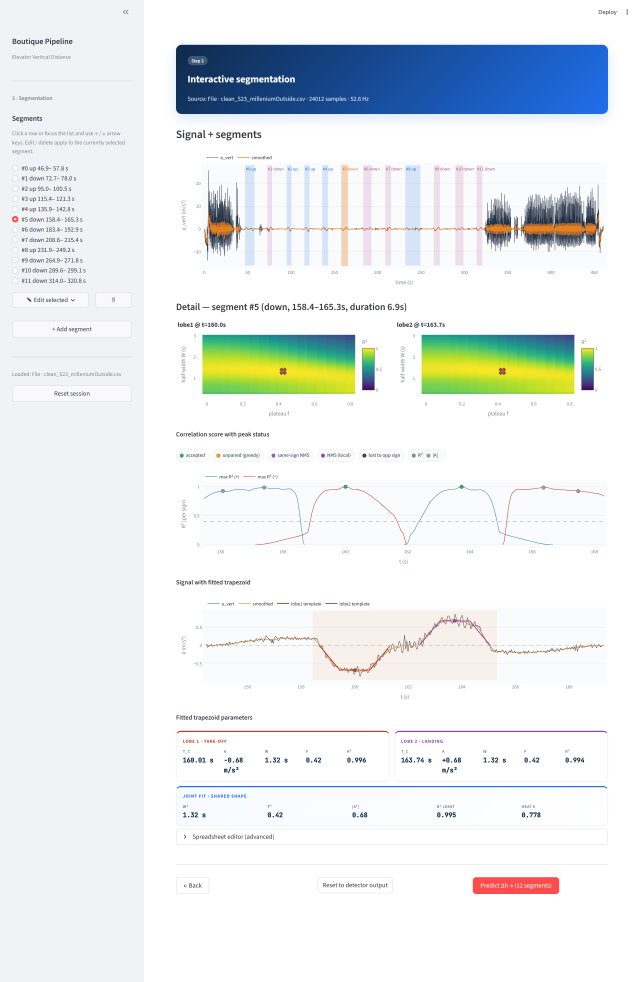
#> input picture docs/latex/figures/boutique/clean_step3_seg5_full.png, 3200 x 4910 px (shown at 1/5 size); its folder holds 8 pictures in this run
$ python crop.py
#> lines starting #> are read from the running program, lines starting #| are printed output that depends on the picture
"""Post-process the captured Streamlit full-page screenshots into the
panel-zoom crops the LaTeX guide actually places side-by-side.

Each entry in `JOBS` says: take this source PNG, take that pixel
rectangle (relative to the source), save it under that name. Coordinates
were measured by sampling the canonical `clean_step3_seg5_full.png`
which is 3200x4910 (1600×scrollHeight × DPR=2). Most other Step 3
captures share the same layout because the seed runner pre-loads the
same wizard.
"""
from __future__ import annotations
from pathlib import Path
from PIL import Image

REPO = Path(__file__).resolve().parents[1]
SRC = REPO / "docs" / "latex" / "figures" / "boutique"


def crop_from(src: str, x: int, y: int, w: int, h: int, out: str) -> None:
#> called with src = 'clean_step3_seg5_full.png', x = 160, y = 340, w = 2950, h = 760, out = 'panel_clean_timeline.png'
    src_path = SRC / src
    if not src_path.exists():
        print(f"  MISSING SOURCE: {src}")
        return
    im = Image.open(src_path)
#> im is the input picture: PIL image 3200x4910 RGB; mean R, G, B 232.5, 236.6, 238.3
    box = (x, y, x + w, y + h)
    im2 = im.crop(box)
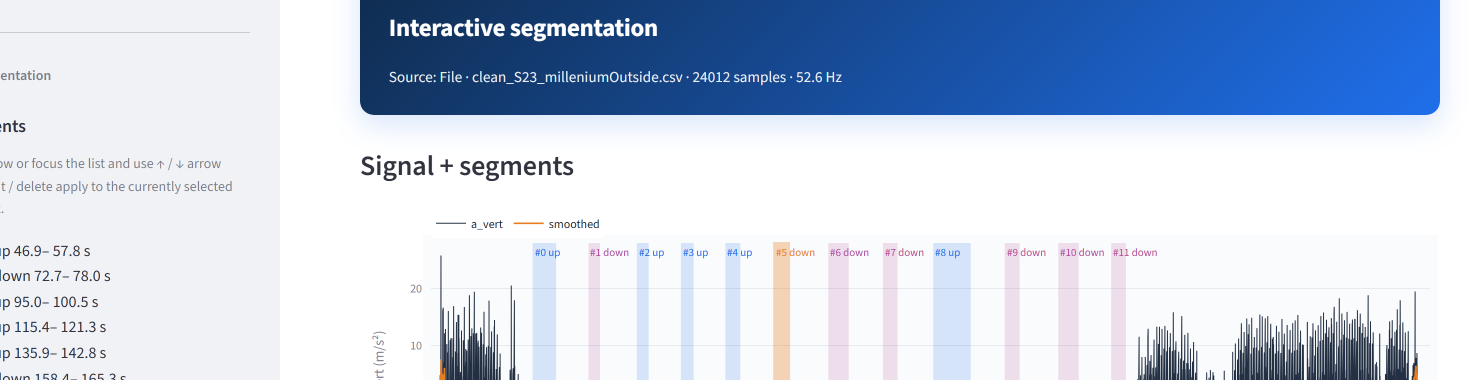
#> im2: PIL image 2950x760 RGB (shown at 1/2 size); mean R, G, B 193.1, 205.9, 226.1
    out_path = SRC / out
    im2.save(out_path, optimize=True)
    print(f"  {src} {im.size}  ->  {out}  {im2.size}")
#|   clean_step3_seg5_full.png (3200, 4910)  ->  panel_clean_timeline.png  (2950, 760)


# Source PNGs are 3200x{viewport_h*2}. Layout from top to bottom:
#   ~0    – 220   : top app strip / sidebar header (scaled-up)
#   ~220  – 440   : hero banner ("Interactive segmentation")
#   ~440  – 1100  : "Signal + segments" title + main timeline plot
#   ~1100 – 1280  : "Detail — segment #i ..." title strip
#   ~1280 – 1880  : Two heatmaps side-by-side
#   ~1880 – 2080  : "Correlation score with peak status" title + legend
#   ~2080 – 2540  : Correlation panel
#   ~2540 – 2680  : "Signal with fitted trapezoid" title
#   ~2680 – 3140  : Trapezoid overlay panel
#   ~3140 – 3260  : "Fitted trapezoid parameters" title
#   ~3260 – 3700  : Three trapezoid parameter cards
#   ~3700 – ...   : Spreadsheet-editor expander + bottom buttons
#
# Numbers are approximate and were checked against
# clean_step3_seg5_full.png. If the source files come out slightly
# different (e.g. resolution change), tweak the band offsets globally.

# ---- top: signal+segments timeline strip  -------------------------------
TIMELINE = (160, 340, 2950, 760)   # x, y, w, h on 3200×... image

# ---- two heatmaps row ---------------------------------------------------
HEATMAPS = (160, 1180, 2950, 720)

# ---- correlation panel  -------------------------------------------------
CORRPANEL = (160, 1900, 2950, 700)

# ---- trapezoid overlay -------------------------------------------------
TRAP = (160, 2620, 2950, 540)

# ---- parameter cards ---------------------------------------------------
PARAMS = (160, 3220, 2950, 480)


JOBS = [
    # Easy-Path showcase — clean ride
    ("clean_step3_seg5_full.png", *TIMELINE,  "panel_clean_timeline.png"),
    ("clean_step3_seg5_full.png", *HEATMAPS,  "panel_clean_heatmaps.png"),
    ("clean_step3_seg5_full.png", *CORRPANEL, "panel_clean_corr.png"),
    ("clean_step3_seg5_full.png", *TRAP,      "panel_clean_trapezoid.png"),
    ("clean_step3_seg5_full.png", *PARAMS,    "panel_clean_params.png"),

    # False-positive contrast (segment 0 of milleniumA23)
    ("fp_step3_seg0_FP.png",      *TIMELINE,  "panel_fp_timeline.png"),
    ("fp_step3_seg0_FP.png",      *HEATMAPS,  "panel_fp_heatmaps.png"),
    ("fp_step3_seg0_FP.png",      *CORRPANEL, "panel_fp_corr.png"),
    ("fp_step3_seg0_FP.png",      *TRAP,      "panel_fp_trapezoid.png"),

    # Damped-trace (BarIlan Pixel10) — many missed rides
    ("damped_step3_overview.png", *TIMELINE,  "panel_damped_timeline.png"),
    ("damped_step3_seg0_full.png", *HEATMAPS, "panel_damped_heatmaps.png"),
    ("damped_step3_seg0_full.png", *CORRPANEL,"panel_damped_corr.png"),
    ("damped_step3_seg0_full.png", *TRAP,     "panel_damped_trapezoid.png"),

    # Haari — borderline FP/merge, useful as a "real-world messy" example
    ("haari_step3_seg10_full.png", *HEATMAPS, "panel_haari_heatmaps.png"),
    ("haari_step3_seg10_full.png", *CORRPANEL,"panel_haari_corr.png"),
    ("haari_step3_seg10_full.png", *TRAP,     "panel_haari_trapezoid.png"),
]


def main() -> None:
    for src, x, y, w, h, out in JOBS:
        crop_from(src, x, y, w, h, out)


if __name__ == "__main__":
    main()
